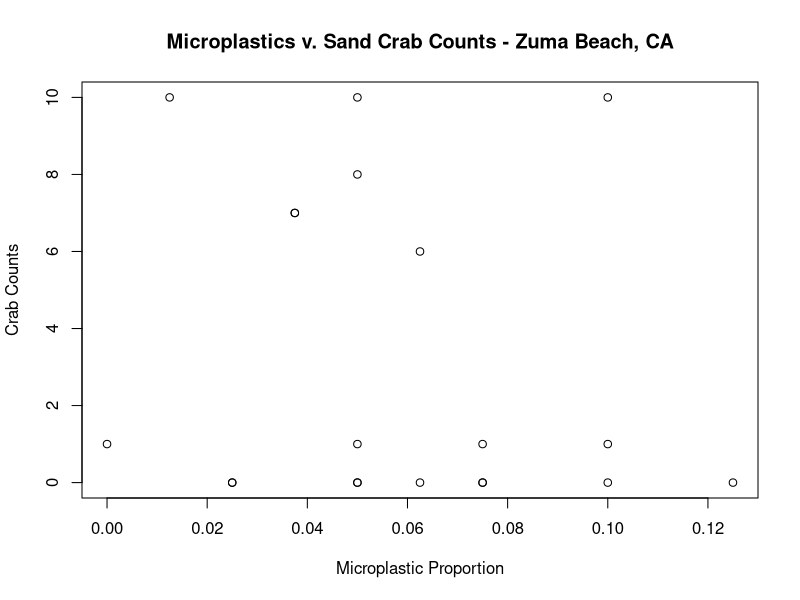
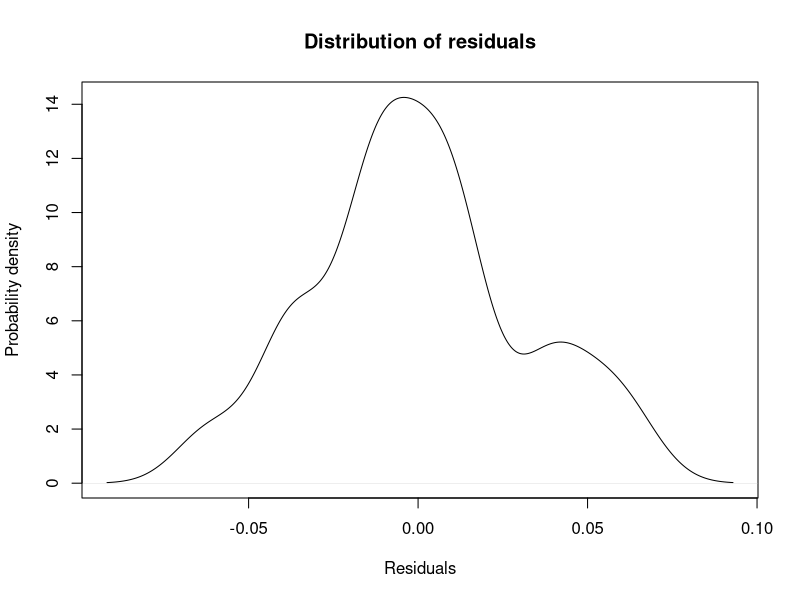
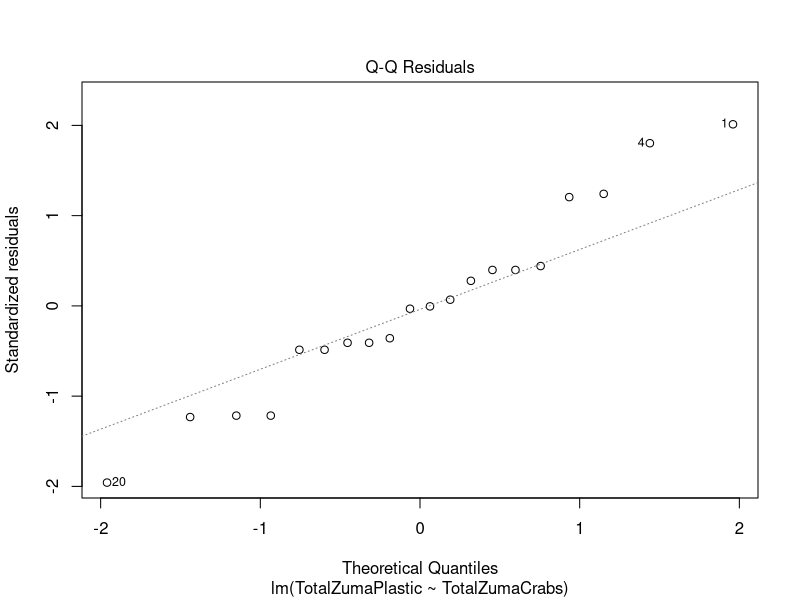
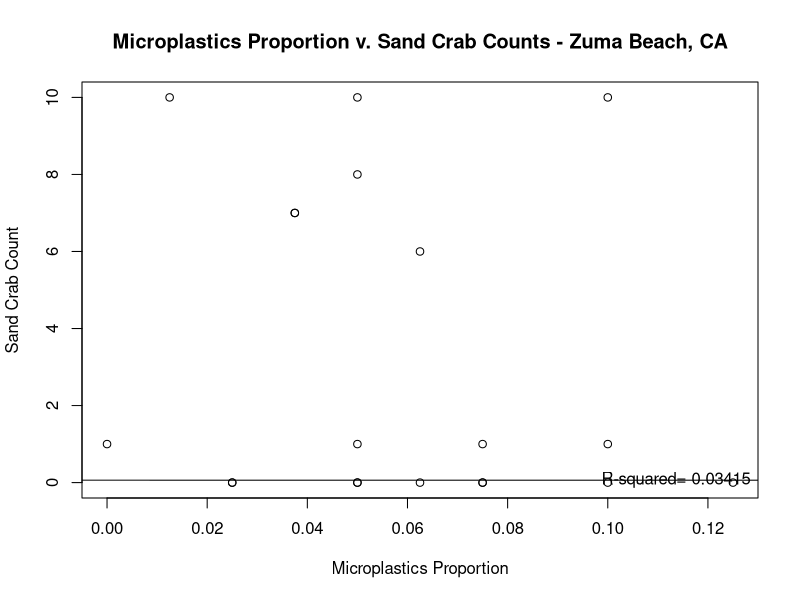
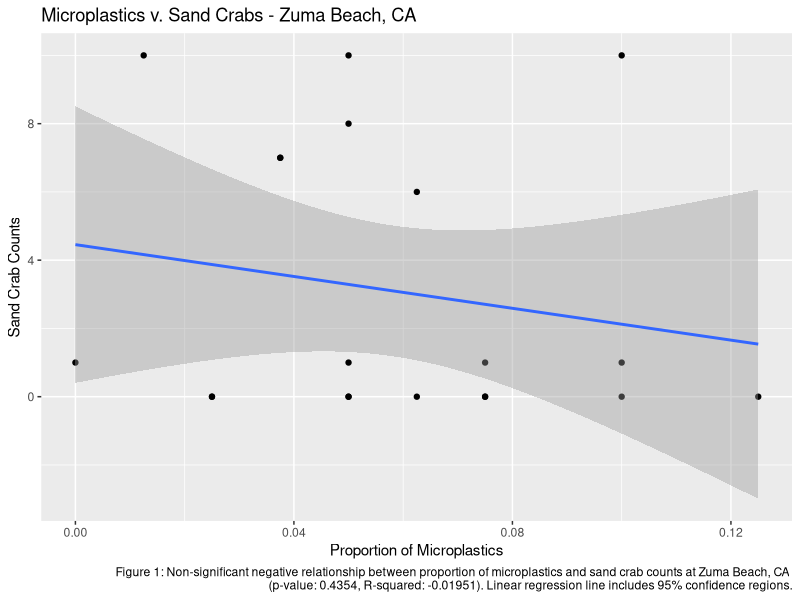
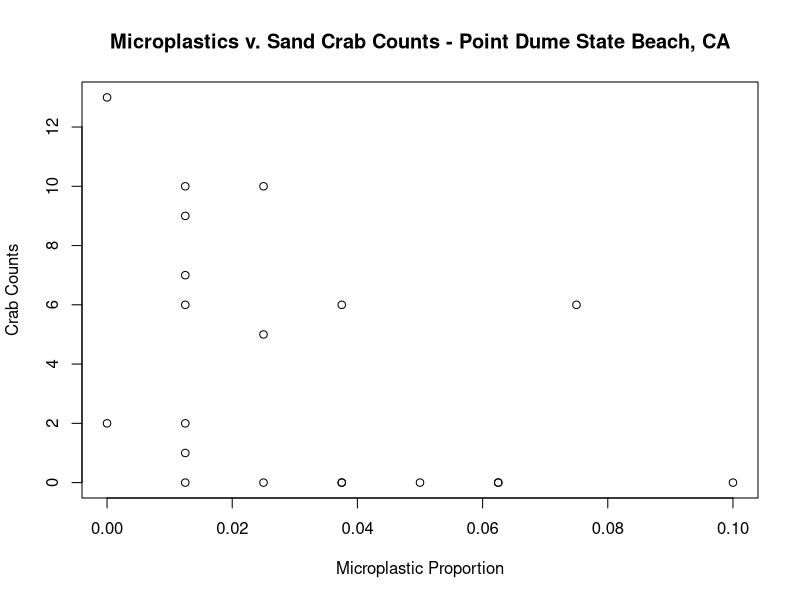
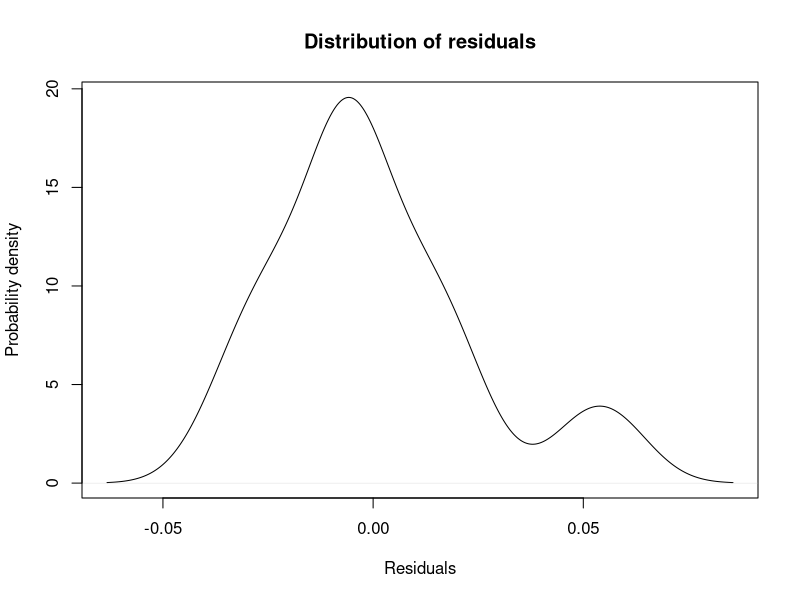
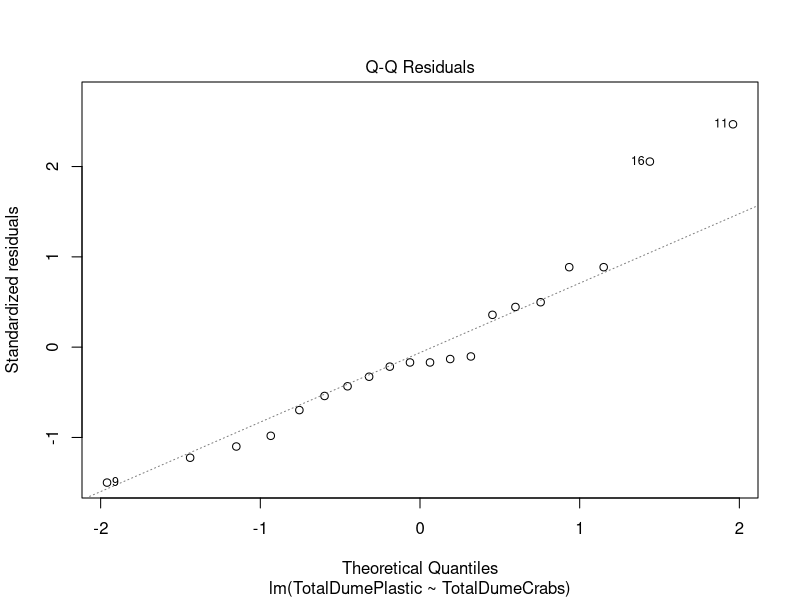

Source code (R) for these figures, in order: (Note: this script raises an error after producing the figures.)
#
# Shawn Schwartz
# EEB 109L - Summer 2018
#
# Email: shawnschwartz@ucla.edu
#

# Microplastics vs. Sand Crabs - Final Project Paper Analyses of Data

#### set working directory ####
setwd("~/OneDrive/UCLA Undergraduate Degree/Summer 2018/Summer Session C - 2018/EE BIOL 109L/R-Projects/EEB109L-Microplastics")

#### load tidyverse library ####
library(tidyverse)

#### read-in csv file data ####
## Zuma Beach
ZumaCounts <- read.csv(file = "ZumaCounts.csv", header = TRUE)
ZumaPlastics <- read.csv(file = "ZumaPlastics.csv", header = TRUE)

## Point Dume State Beach
DumeCounts <- read.csv(file = "DumeCounts.csv", header = TRUE)
DumePlastics <- read.csv(file = "DumePlastics.csv", header = TRUE)
  
#### make scatterplot of zuma beach and dume sand crab counts ####
## Zuma Beach Crab Counts
TotalZumaCrabs <- ZumaCounts$Small + ZumaCounts$Medium + ZumaCounts$Large
ZumaCounts <- cbind(ZumaCounts, TotalZumaCrabs)

## Point Dume State Beach Crab Counts
TotalDumeCrabs <- DumeCounts$Small + DumeCounts$Medium + DumeCounts$Large
DumeCounts <- cbind(DumeCounts, TotalDumeCrabs)

TotalCounts <- numeric(20)
TotalCounts <- cbind(TotalCounts, TotalZumaCrabs, TotalDumeCrabs)

#### Zuma Beach Plastic and Crabs Correlations #####
## Zuma Beach Plastic
TotalZumaPlastic <- ZumaPlastics$Microplastic.percentage
ZumaPlastics <- cbind(ZumaPlastics, TotalZumaPlastic)

plot(ZumaPlastics$TotalZumaPlastic, ZumaCounts$TotalZumaCrabs, xlab = "Microplastic Proportion",
     ylab = "Crab Counts", main = "Microplastics v. Sand Crab Counts - Zuma Beach, CA")

### fit linear regression model
ZumaCrabPlasticFit <- lm(TotalZumaPlastic ~ TotalZumaCrabs)

summary(ZumaCrabPlasticFit)

### probability distribution of the residuals
plot(density(resid(ZumaCrabPlasticFit)), xlab = "Residuals", 
     ylab = "Probability density", main = "Distribution of residuals")

plot(ZumaCrabPlasticFit, which = 2)

plot(ZumaPlastics$TotalZumaPlastic, ZumaCounts$TotalZumaCrabs, xlab = "Microplastics Proportion", 
     ylab = "Sand Crab Count", main = "Microplastics Proportion v. Sand Crab Counts - Zuma Beach, CA")

abline(ZumaCrabPlasticFit)

legend("bottomright", bty = "n", legend = paste("R-squared=", format(summary(ZumaCrabPlasticFit)$r.squared, digits = 4)))

### enhanced plotted figure with 95% confidence regions around regression line
ggplot(data = ZumaPlastics) + 
  geom_point(mapping = aes(x = TotalZumaPlastic, y = ZumaCounts$TotalZumaCrabs)) + 
  geom_smooth(mapping = aes(x = TotalZumaPlastic, y = ZumaCounts$TotalZumaCrabs), method = lm) + 
  labs(x = "Proportion of Microplastics", y = "Sand Crab Counts", title = "Microplastics v. Sand Crabs - Zuma Beach, CA", caption = "Figure 1: Non-significant negative relationship between proportion of microplastics and sand crab counts at Zuma Beach, CA 
      (p-value: 0.4354, R-squared: -0.01951). Linear regression line includes 95% confidence regions.")

ggsave("figures_output/Fig1-ZumaBeach_Plastic-v-Crabs.jpg")

#### Point Dume State Beach Plastic and Crabs Correlations #####
## Point Dume State Beach Plastic
TotalDumePlastic <- DumePlastics$Microplastics.percentage
DumePlastics <- cbind(DumePlastics, TotalDumePlastic)

plot(DumePlastics$TotalDumePlastic, DumeCounts$TotalDumeCrabs, xlab = "Microplastic Proportion",
     ylab = "Crab Counts", main = "Microplastics v. Sand Crab Counts - Point Dume State Beach, CA")

### fit linear regression model
DumeCrabPlasticFit <- lm(TotalDumePlastic ~ TotalDumeCrabs)

summary(DumeCrabPlasticFit)

### probability distribution of the residuals
plot(density(resid(DumeCrabPlasticFit)), xlab = "Residuals", 
     ylab = "Probability density", main = "Distribution of residuals")

plot(DumeCrabPlasticFit, which = 2)

plot(DumePlastics$TotalDumePlastic, DumeCounts$TotalDumeCrabs, xlab = "Microplastics Proportion", 
     ylab = "Sand Crab Count", main = "Microplastics Proportion v. Sand Crab Counts - Point Dume State Beach, CA")

abline(DumeCrabPlasticFit)

legend("bottomright", bty = "n", legend = paste("R-squared=", format(summary(DumeCrabPlasticFit)$r.squared, digits = 4)))

### enhanced plotted figure with 95% confidence regions around regression line
ggplot(data = DumePlastics) + 
  geom_point(mapping = aes(x = TotalDumePlastic, y = DumeCounts$TotalDumeCrabs)) + 
  geom_smooth(mapping = aes(x = TotalDumePlastic, y = DumeCounts$TotalDumeCrabs), method = lm) + 
  labs(x = "Proportion of Microplastics", y = "Sand Crab Counts", title = "Microplastics v. Sand Crabs - Point Dume State Beach, CA", caption = "Figure 2: Marginally significant negative relationship between proportion of microplastics and sand crab counts at Point Dume State 
       Beach, CA (p-value: 0.06209, R-squared: 0.1347). Linear regression line includes 95% confidence regions.")

ggsave("figures_output/Fig2-PointDumeStateBeach_Plastic-v-Crabs.jpg")

#### create and plot two size frequency histograms ####
ggplot(data = ZumaPlastics, aes(TotalZumaPlastic, fill = ZumaCounts$TotalZumaCrabs)) + 
  geom_histogram(position = "dodge") + 
  labs(x = "Proportion of Microplastics", y = "Sand Crab Counts", title = "Sand Crabs and Microplastics - Zuma Beach, CA", caption = "Figure 3: Size frequency histograms of sand crabs per microplastic proportion at Zuma Beach, CA.")

ggsave("figures_output/Fig3-ZumaBeach_Plastic-Crab-Histogram.jpg")

ggplot(data = DumePlastics, aes(TotalDumePlastic, fill = DumeCounts$TotalDumeCrabs)) + 
  geom_histogram(position = "dodge") + 
  labs(x = "Proportion of Microplastics", y = "Sand Crab Counts", title = "Sand Crabs and Microplastics - Point Dume State Beach, CA", caption = "Figure 4: Size frequency histograms of sand crabs per microplastic proportion at Point Dume State Beach, CA.")

ggsave("figures_output/Fig4-PointDumeStateBeach_Plastic-Crab-Histogram.jpg")

#### estimate summary stats for crab presence and plastics ####
## Zuma Beach
zuma.crabs <- filter(ZumaPlastics, Crabs == "Present")
zuma.no.crabs <- filter(ZumaPlastics, Crabs =="Absent")

xbarP.zuma.crabs <- mean(zuma.crabs$Microplastic.percentage)
xbarP.zuma.no.crabs <- mean(zuma.no.crabs$Microplastic.percentage)

sdP.zuma.crabs <- sd(zuma.crabs$Microplastic.percentage)
sdP.zuma.no.crabs <- sd(zuma.no.crabs$Microplastic.percentage)

n.zuma.crabs <- nrow(zuma.crabs)
n.zuma.no.crabs <- nrow(zuma.no.crabs)

seP.zuma.crabs <- sdP.zuma.crabs / sqrt(n.zuma.crabs)
seP.zuma.no.crabs <- sdP.zuma.no.crabs / sqrt(n.zuma.no.crabs)

boundP.zuma.crabs <- 1.96 * seP.zuma.crabs
boundP.zuma.no.crabs <- 1.96 * seP.zuma.no.crabs

lowP.zuma.crabs <- xbarP.zuma.crabs - boundP.zuma.crabs
lowP.zuma.no.crabs <- xbarP.zuma.no.crabs - boundP.zuma.no.crabs

upP.zuma.crabs <- xbarP.zuma.crabs + boundP.zuma.crabs
upP.zuma.no.crabs <- xbarP.zuma.no.crabs + boundP.zuma.no.crabs

zuma.crabs.stats <- c(lowP.zuma.crabs, xbarP.zuma.crabs, upP.zuma.crabs)
zuma.no.crabs.stats <- c(lowP.zuma.no.crabs, xbarP.zuma.no.crabs, upP.zuma.no.crabs)

zumastats <- rbind(zuma.crabs.stats, zuma.no.crabs.stats)

colnames(zumastats) <- c("2.5% plastic", "Mean plastic (%)", "97.5% plastic")

rownames(zumastats) <- c("Crabs", "No crabs")

zumastats
write.csv(zumastats, "stats_output/zumabeach_stats.csv")

## Point Dume State Beach
dume.crabs <- filter(DumePlastics, Crabs == "Present")
dume.no.crabs <- filter(DumePlastics, Crabs =="Absent")

xbarP.dume.crabs <- mean(dume.crabs$Microplastics.percentage)
xbarP.dume.no.crabs <- mean(dume.no.crabs$Microplastics.percentage)

sdP.dume.crabs <- sd(dume.crabs$Microplastics.percentage)
sdP.dume.no.crabs <- sd(dume.no.crabs$Microplastics.percentage)

n.dume.crabs <- nrow(dume.crabs)
n.dume.no.crabs <- nrow(dume.no.crabs)

seP.dume.crabs <- sdP.dume.crabs / sqrt(n.dume.crabs)
seP.dume.no.crabs <- sdP.dume.no.crabs / sqrt(n.dume.no.crabs)

boundP.dume.crabs <- 1.96 * seP.dume.crabs
boundP.dume.no.crabs <- 1.96 * seP.dume.no.crabs

lowP.dume.crabs <- xbarP.dume.crabs - boundP.dume.crabs
lowP.dume.no.crabs <- xbarP.dume.no.crabs - boundP.dume.no.crabs

upP.dume.crabs <- xbarP.dume.crabs + boundP.dume.crabs
upP.dume.no.crabs <- xbarP.dume.no.crabs + boundP.dume.no.crabs

dume.crabs.stats <- c(lowP.dume.crabs, xbarP.dume.crabs, upP.dume.crabs)
dume.no.crabs.stats <- c(lowP.dume.no.crabs, xbarP.dume.no.crabs, upP.dume.no.crabs)

dumestats <- rbind(dume.crabs.stats, dume.no.crabs.stats)

colnames(dumestats) <- c("2.5% plastic", "Mean plastic (%)", "97.5% plastic")

rownames(dumestats) <- c("Crabs", "No crabs")

dumestats
write.csv(dumestats, "stats_output/pointdume_stats.csv")

#### t-tests #### 
## paired samples (plastics (Zuma v. Dume))
zuma.dume.plastics.t.test <- t.test(ZumaPlastics$TotalZumaPlastic, DumePlastics$TotalDumePlastic, paired = TRUE)
zuma.dume.plastics.t.test
zumadumeplasticschars <- capture.output(print(zuma.dume.plastics.t.test))
writeLines(zumadumeplasticschars, con = file("stats_output/zuma_dume_plastics_t-test.txt"))

## paired samples (crabs (Zuma v. Dume))
zuma.dume.crabs.t.test <- t.test(ZumaCounts$TotalZumaCrabs, DumeCounts$TotalDumeCrabs, paired = TRUE)
zuma.dume.crabs.t.test
zumadumecrabschars <- capture.output(print(zuma.dume.crabs.t.test))
writeLines(zumadumecrabschars, con = file("stats_output/zuma_dume_crabs_t-test.txt"))

#### Combined Beaches Plastic and Crabs Correlations #####

### enhanced plotted figure with 95% confidence regions around regression line
CombinedCounts <- read.csv(file = "CombinedCounts.csv", header = TRUE)
CombinedPlastics <- read.csv(file = "CombinedPlastics.csv", header = TRUE)

TotalCombinedCrabs <- CombinedCounts$Small + CombinedCounts$Medium + CombinedCounts$Large
CombinedCounts <- cbind(CombinedCounts, TotalCombinedCrabs)

TotalCombinedPlastic <- CombinedPlastics$Microplastic.percentage
CombinedPlastics <- cbind(CombinedPlastics, TotalCombinedPlastic)

plot(CombinedPlastics$TotalCombinedPlastic, CombinedCounts$TotalCombinedCrabs, xlab = "Microplastic Proportion",
     ylab = "Crab Counts", main = "Microplastics v. Sand Crab Counts - COMBINED")

### fit linear regression model
CombinedCrabPlasticFit <- lm(TotalCombinedPlastic ~ TotalCombinedCrabs)

summary(CombinedCrabPlasticFit)

### probability distribution of the residuals
plot(density(resid(CombinedCrabPlasticFit)), xlab = "Residuals", 
     ylab = "Probability density", main = "Distribution of residuals")

plot(CombinedCrabPlasticFit, which = 2)

plot(CombinedPlastics$TotalCombinedPlastic, CombinedCounts$TotalCombinedCrabs, xlab = "Microplastics Proportion", 
     ylab = "Sand Crab Count", main = "Microplastics Proportion v. Sand Crab Counts - COMBINED")

abline(CombinedCrabPlasticFit)

legend("bottomright", bty = "n", legend = paste("R-squared=", format(summary(CombinedCrabPlasticFit)$r.squared, digits = 4)))

### enhanced plotted figure with 95% confidence regions around regression line
ggplot(data = CombinedPlastics) + 
  geom_point(mapping = aes(x = TotalCombinedPlastic, y = CombinedCounts$TotalCombinedCrabs, colour = factor(Beach))) + 
  geom_smooth(mapping = aes(x = TotalCombinedPlastic, y = CombinedCounts$TotalCombinedCrabs), method = lm) + 
  labs(x = "Proportion of Microplastics", y = "Sand Crab Counts", title = "Microplastics v. Sand Crabs", caption = "Figure 5: Combined significantly negative relationship between proportion of microplastics and sand crab counts at Zuma 
       Beach, CA and Point Dume State Beach, CA (p-value: 0.05541, R-squared: 0.06935). Linear regression line includes 95% confidence regions.")

ggsave("figures_output/Fig5-CombinedBeaches-Correlation_Plastic-v-Crabs.jpg")
